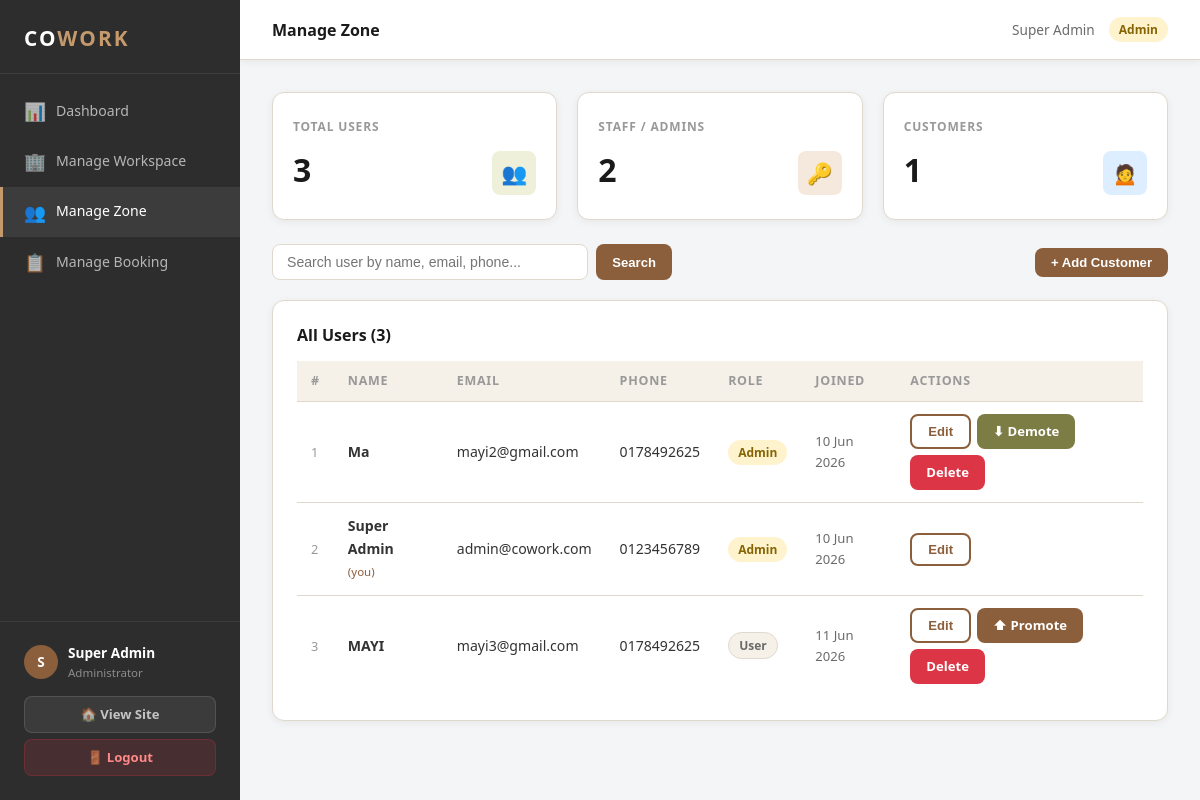
The app's page /manage_zone.php (signed in), older data.
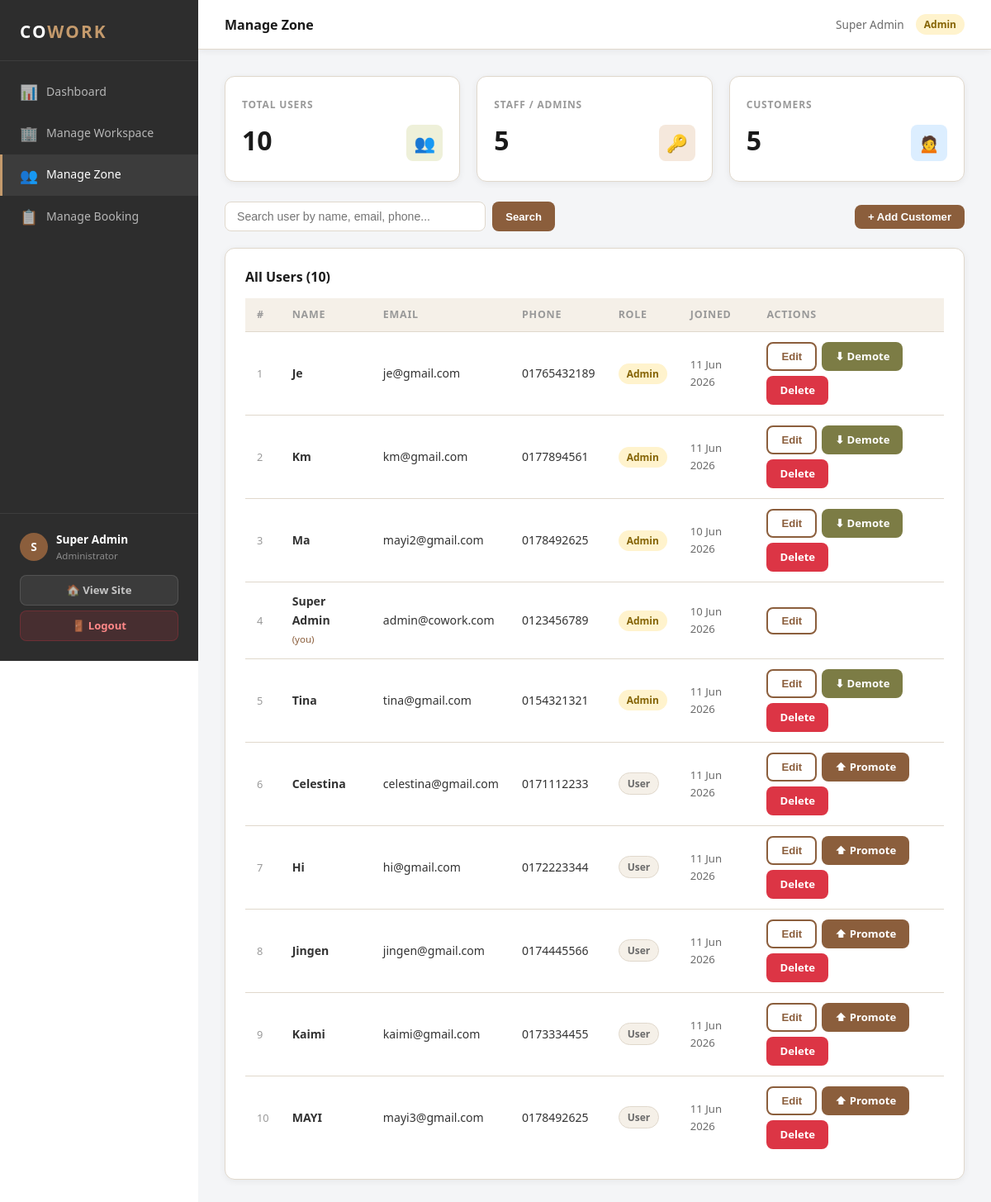
The same page, newer data.
### tables this page shows
CREATE TABLE `staff` (
  `staff_id` int(11) NOT NULL,
  `fullname` varchar(100) NOT NULL,
  `email` varchar(100) NOT NULL,
  `password` varchar(255) NOT NULL,
  `role` varchar(50) NOT NULL DEFAULT 'staff',
  `phone` varchar(15) NOT NULL DEFAULT '',
  `promoted_by` int(11) DEFAULT NULL,
  `created_at` datetime DEFAULT current_timestamp(),
  `updated_at` datetime DEFAULT current_timestamp() ON UPDATE current_timestamp()
);

CREATE TABLE `customer` (
  `customer_id` int(11) NOT NULL,
  `fullname` varchar(100) NOT NULL,
  `email` varchar(100) NOT NULL,
  `password` varchar(255) NOT NULL,
  `phone` varchar(15) NOT NULL,
  `status` enum('active','suspended') DEFAULT 'active',
  `created_at` datetime DEFAULT current_timestamp(),
  `updated_at` datetime DEFAULT current_timestamp() ON UPDATE current_timestamp()
);

### manage_zone.php (the view, shortened to what this page needs)
<?php
require_once 'db.php';
$adminName = htmlspecialchars($_SESSION['user_name']);
$selfId    = (int)$_SESSION['user_id'];
$search = trim($_GET['search'] ?? '');
$whereCust = "WHERE 1=1";
$whereStaff = "WHERE 1=1";
$normalUsers = mysqli_fetch_all(mysqli_query($conn, "SELECT customer_id AS id, fullname, email, phone, created_at, 'user' AS role FROM customer $whereCust ORDER BY fullname"), MYSQLI_ASSOC);
$adminUsers  = mysqli_fetch_all(mysqli_query($conn, "SELECT staff_id AS id, fullname, email, phone, created_at, 'admin' AS role FROM staff $whereStaff ORDER BY fullname"), MYSQLI_ASSOC);
$users = array_merge($adminUsers, $normalUsers);
?>
<!DOCTYPE html>
<html lang="en">
<head>
<link rel="stylesheet" href="style.css">
</head>
<body>
<div class="admin-wrapper">
  <?php include 'admin_sidebar.php'; ?>
  <div class="admin-main">
    <div class="admin-topbar">
      <h4>Manage Zone</h4>
      <div class="user-chip"><?= $adminName ?>
        <span class="badge badge-admin" style="margin-left:6px">Admin</span>
      </div>
    </div>
    <div class="admin-content">
      <div class="stat-grid" style="margin-bottom:24px">
        <?php
          $totalAdmins = count(array_filter($users, fn($u) => $u['role']==='admin'));
          $totalUsers  = count(array_filter($users, fn($u) => $u['role']==='user'));
        ?>
        <div class="stat-card">
          <div class="stat-label">Total Users</div>
          <div style="display:flex;justify-content:space-between;align-items:flex-end">
            <div class="stat-value"><?= count($users) ?></div>
            <div class="stat-icon stat-icon-olive">👥</div>
          </div>
        </div>
        <div class="stat-card">
          <div class="stat-label">Staff / Admins</div>
          <div style="display:flex;justify-content:space-between;align-items:flex-end">
            <div class="stat-value"><?= $totalAdmins ?></div>
            <div class="stat-icon stat-icon-brown">🔑</div>
          </div>
        </div>
        <div class="stat-card">
          <div class="stat-label">Customers</div>
          <div style="display:flex;justify-content:space-between;align-items:flex-end">
            <div class="stat-value"><?= $totalUsers ?></div>
            <div class="stat-icon stat-icon-blue">🙍</div>
          </div>
        </div>
      </div>
      <div class="action-bar">
        <form method="GET" style="display:flex;gap:8px;flex:1;max-width:400px;">
          <input type="text" name="search" placeholder="Search user by name, email, phone..."
                 value="<?= htmlspecialchars($search) ?>"
                 style="flex:1;padding:9px 14px;border:1.5px solid var(--border);border-radius:var(--radius-sm);font-size:0.88rem;outline:none">
          <button type="submit" class="btn btn-primary btn-sm">Search</button>
        </form>
        <button class="btn btn-primary btn-sm" onclick="openAddModal()">+ Add Customer</button>
      </div>
      <div class="admin-table-wrap">
        <h3 style="margin-bottom:16px">All Users (<?= count($users) ?>)</h3>
        <table>
          <thead>
            <tr>
              <th>#</th><th>Name</th><th>Email</th><th>Phone</th>
              <th>Role</th><th>Joined</th><th>Actions</th>
            </tr>
          </thead>
          <tbody>
            <?php foreach ($users as $i => $u):
              $isAdmin = $u['role'] === 'admin';
              $isSelf  = $isAdmin && ((int)$u['id'] === $selfId);
            ?>
            <tr>
              <td style="color:var(--text-light);font-size:0.8rem"><?= $i + 1 ?></td>
              <td>
                <div style="font-weight:600"><?= htmlspecialchars($u['fullname']) ?></div>
                <?php if ($isSelf): ?>
                  <small style="color:var(--brown);font-size:0.72rem">(you)</small>
                <?php endif; ?>
              </td>
              <td><?= htmlspecialchars($u['email']) ?></td>
              <td><?= htmlspecialchars($u['phone']) ?></td>
              <td><span class="badge badge-<?= $u['role'] ?>"><?= ucfirst($u['role']) ?></span></td>
              <td style="font-size:0.82rem;color:var(--text-muted)">
                <?= date('d M Y', strtotime($u['created_at'])) ?>
              </td>
              <td>
                <div style="display:flex;gap:6px;flex-wrap:wrap">
                  <button class="btn btn-sm btn-outline"
                    onclick="openEdit(
                      <?= $u['id'] ?>,
                      '<?= addslashes(htmlspecialchars($u['fullname'])) ?>',
                      '<?= addslashes(htmlspecialchars($u['email'])) ?>',
                      '<?= htmlspecialchars($u['phone']) ?>',
                      '<?= $u['role'] ?>'
                    )">Edit</button>
                  <?php if (!$isSelf): ?>
                    <?php if (!$isAdmin): ?>
                      <a href="manage_zone.php?promote=<?= $u['id'] ?>"
                         class="btn btn-sm btn-primary"
                         onclick="return confirm('Promote <?= addslashes($u['fullname']) ?> to Staff/Admin?')">
                         ⬆ Promote
                      </a>
                    <?php else: ?>
                      <a href="manage_zone.php?demote=<?= $u['id'] ?>"
                         class="btn btn-sm btn-olive"
                         onclick="return confirm('Demote <?= addslashes($u['fullname']) ?> to Customer?')">
                         ⬇ Demote
                      </a>
                    <?php endif; ?>
                    <a href="manage_zone.php?delete=<?= $u['id'] ?>&type=<?= $u['role'] ?>"
                       class="btn btn-sm btn-danger"
                       onclick="return confirm('Delete <?= addslashes($u['fullname']) ?>?')">
                       Delete
                    </a>
                  <?php endif; ?>
                </div>
              </td>
            </tr>
            <?php endforeach; ?>
          </tbody>
        </table>
      </div>
    </div>
  </div>
</div>
</body>
</html>

### admin_sidebar.php
<?php
$currentPage = basename($_SERVER['PHP_SELF']);
?>
<aside class="admin-sidebar" id="adminSidebar">
  <div class="admin-sidebar-logo">CO<span>WORK</span></div>
  <ul class="admin-nav">
    <li class="<?= $currentPage==='admin_dashboard.php'   ? 'active' : '' ?>">
      <a href="admin_dashboard.php">
        <span class="nav-icon">📊</span> Dashboard
      </a>
    </li>
    <li class="<?= $currentPage==='manage_workspace.php'  ? 'active' : '' ?>">
      <a href="manage_workspace.php">
        <span class="nav-icon">🏢</span> Manage Workspace
      </a>
    </li>
    <li class="<?= $currentPage==='manage_zone.php'        ? 'active' : '' ?>">
      <a href="manage_zone.php">
        <span class="nav-icon">👥</span> Manage Zone
      </a>
    </li>
    <li class="<?= $currentPage==='manage_booking.php'     ? 'active' : '' ?>">
      <a href="manage_booking.php">
        <span class="nav-icon">📋</span> Manage Booking
      </a>
    </li>
  </ul>
  <div style="padding:20px 24px 24px;margin-top:auto;border-top:1px solid rgba(255,255,255,0.08)">
    <div style="display:flex;align-items:center;gap:10px;margin-bottom:14px">
      <div style="width:34px;height:34px;border-radius:50%;background:var(--brown);
                  display:flex;align-items:center;justify-content:center;
                  color:#fff;font-weight:700;font-size:0.85rem;flex-shrink:0">
        <?= strtoupper(substr($_SESSION['user_name'],0,1)) ?>
      </div>
      <div style="overflow:hidden">
        <div style="font-size:0.85rem;font-weight:600;color:#fff;
                    white-space:nowrap;overflow:hidden;text-overflow:ellipsis">
          <?= htmlspecialchars($_SESSION['user_name']) ?>
        </div>
        <div style="font-size:0.72rem;color:rgba(255,255,255,0.45)">Administrator</div>
      </div>
    </div>
    <a href="home.php"   class="btn btn-sm" style="width:100%;background:rgba(255,255,255,0.07);
       color:rgba(255,255,255,0.7);border:1px solid rgba(255,255,255,0.12);margin-bottom:6px">
      🏠 View Site
    </a>
    <a href="logout.php" class="btn btn-sm" style="width:100%;background:rgba(220,53,69,0.15);
       color:#f88;border:1px solid rgba(220,53,69,0.25)">
      🚪 Logout
    </a>
  </div>
</aside>

### manage_zone.php (style rules this page uses)
.action-bar { display:flex; gap:12px; justify-content:space-between; align-items:center; margin-bottom:20px; flex-wrap:wrap; }

Row changes from the older to the newer data that the page shows:
added staff: fullname "Je", email "je@gmail.com", phone "01765432189", role "Admin", created_at "11 Jun 2026"
added staff: fullname "Km", email "km@gmail.com", phone "0177894561", role "Admin", created_at "11 Jun 2026"
added staff: fullname "Tina", email "tina@gmail.com", phone "0154321321", role "Admin", created_at "11 Jun 2026"
added customer: fullname "Celestina", email "celestina@gmail.com", phone "0171112233", role "User", created_at "11 Jun 2026"
added customer: fullname "Hi", email "hi@gmail.com", phone "0172223344", role "User", created_at "11 Jun 2026"
added customer: fullname "Jingen", email "jingen@gmail.com", phone "0174445566", role "User", created_at "11 Jun 2026"
added customer: fullname "Kaimi", email "kaimi@gmail.com", phone "0173334455", role "User", created_at "11 Jun 2026"
Text that changed along with them:
count($users): "3" → "10"
$totalAdmins: "2" → "5"
$totalUsers: "1" → "5"
